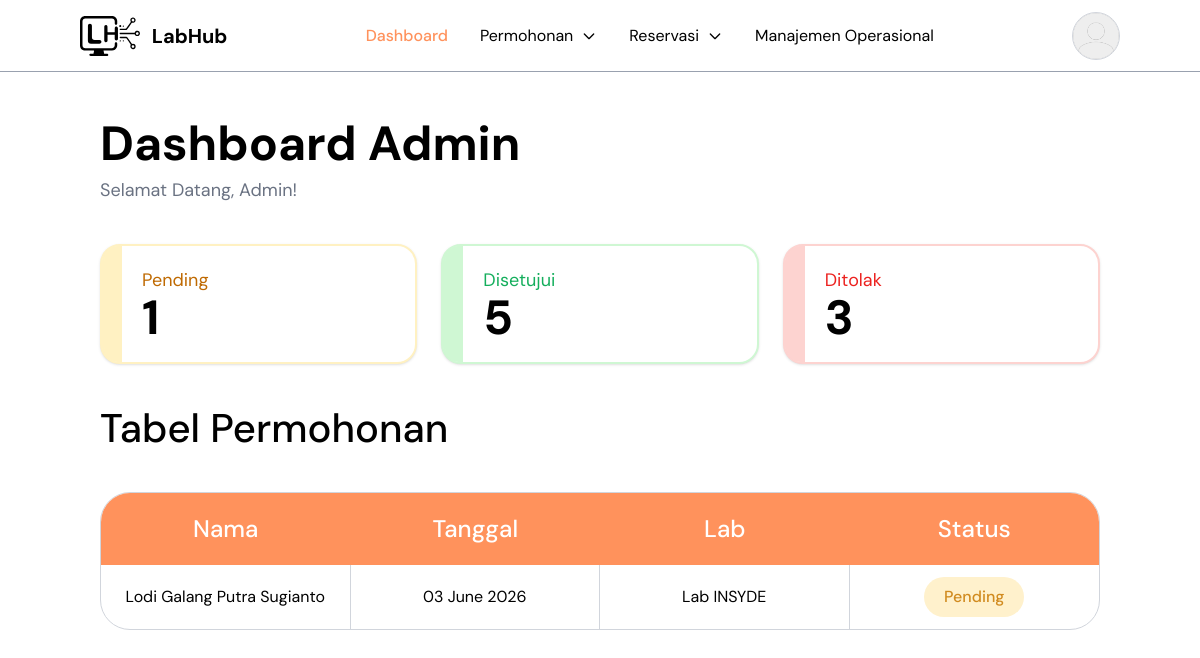
The app's page /admin/index.php (signed in) with its own data.
### tables this page shows
CREATE TABLE `reservasi` (
  `id` int NOT NULL,
  `user_id` int NOT NULL,
  `jadwal_id` int NOT NULL,
  `kode_reservasi` varchar(100) DEFAULT NULL,
  `dosen_penanggung_jawab` varchar(100) NOT NULL,
  `kontak` varchar(30) NOT NULL,
  `keperluan` text NOT NULL,
  `berkas` varchar(255) DEFAULT NULL,
  `status` enum('Pending','Disetujui','Ditolak','Dibatalkan','Belum Ambil Kunci','Sedang Berlangsung','Selesai','Tidak Hadir') DEFAULT 'Pending',
  `created_at` timestamp NULL DEFAULT CURRENT_TIMESTAMP,
  `alasan_pembatalan` text,
  `email_h1_dikirim` datetime DEFAULT NULL
);

CREATE TABLE `users` (
  `id` int NOT NULL,
  `nama` varchar(100) NOT NULL,
  `email` varchar(100) NOT NULL,
  `password` varchar(255) NOT NULL,
  `foto_profile` varchar(255) DEFAULT NULL,
  `role` enum('user','admin') NOT NULL DEFAULT 'user',
  `status` enum('mahasiswa','dosen') NOT NULL,
  `npm` varchar(20) DEFAULT NULL,
  `program_studi_id` int DEFAULT NULL,
  `created_at` timestamp NULL DEFAULT CURRENT_TIMESTAMP,
  `reset_otp` varchar(10) DEFAULT NULL,
  `reset_otp_expired` datetime DEFAULT NULL,
  `reset_token` varchar(255) DEFAULT NULL
);

CREATE TABLE `jadwal` (
  `id` int NOT NULL,
  `lab_id` int NOT NULL,
  `tanggal` date NOT NULL,
  `sesi` varchar(50) NOT NULL,
  `jam_mulai` time NOT NULL,
  `jam_selesai` time NOT NULL,
  `created_at` timestamp NULL DEFAULT CURRENT_TIMESTAMP
);

CREATE TABLE `labs` (
  `id` int NOT NULL,
  `nama_lab` varchar(100) NOT NULL,
  `kode_lab` varchar(10) NOT NULL,
  `kategori` varchar(100) DEFAULT NULL,
  `lokasi` varchar(100) DEFAULT NULL,
  `luas` int DEFAULT NULL,
  `kapasitas` int DEFAULT '0',
  `fasilitas` text,
  `deskripsi` text,
  `gambar` varchar(255) DEFAULT NULL,
  `jam_buka` time NOT NULL,
  `jam_tutup` time NOT NULL,
  `status` enum('Tersedia','Perbaikan','Non-aktif') DEFAULT 'Tersedia',
  `created_at` timestamp NULL DEFAULT CURRENT_TIMESTAMP,
  `slug` varchar(255) DEFAULT NULL
);

### admin/pages/dashboard.php (the view, shortened to what this page needs)
<?php
include __DIR__ . '/../../config/config.php';
$qPending =
    mysqli_query(
        $conn,
        "SELECT COUNT(*) total
        FROM reservasi
        WHERE status = 'Pending'"
    );
$pending =
    mysqli_fetch_assoc(
        $qPending
    )['total'];
$qDisetujui =
    mysqli_query(
        $conn,
        "SELECT COUNT(*) total
        FROM reservasi
        WHERE status IN (
            'Disetujui',
            'Selesai',
            'Belum Ambil Kunci',
            'Sedang Berlangsung',
            'Tidak Hadir'
        )"
    );
$disetujui =
    mysqli_fetch_assoc(
        $qDisetujui
    )['total'];
$qDitolak =
    mysqli_query(
        $conn,
        "SELECT COUNT(*) total
        FROM reservasi
        WHERE status IN (
            'Ditolak',
            'Dibatalkan'
        )"
    );
$ditolak =
    mysqli_fetch_assoc(
        $qDitolak
    )['total'];
$qReservasi =
    mysqli_query(
        $conn,
        "SELECT
            reservasi.id,
            users.nama,
            jadwal.tanggal,
            labs.nama_lab,
            reservasi.status
        FROM reservasi
        JOIN users
        ON reservasi.user_id = users.id
        JOIN jadwal
        ON reservasi.jadwal_id = jadwal.id
        JOIN labs
        ON jadwal.lab_id = labs.id
        WHERE reservasi.status = 'Pending'
        ORDER BY reservasi.created_at DESC
        LIMIT 5"
    );
$stats = [
    [
        'title' => 'Pending',
        'value' => $pending,
        'text' => 'text-[#BF6A02]',
        'border' => 'border-[#FFF1C2]',
        'background' => 'bg-[#FFF1C2]'
    ],
    [
        'title' => 'Disetujui',
        'value' => $disetujui,
        'text' => 'text-[#14AE5C]',
        'border' => 'border-[#CFF7D3]',
        'background' => 'bg-[#CFF7D3]'
    ],
    [
        'title' => 'Ditolak',
        'value' => $ditolak,
        'text' => 'text-[#EC221F]',
        'border' => 'border-[#FDD3D0]',
        'background' => 'bg-[#FDD3D0]'
    ]
];
?>
<section class="mt-20 px-5 sm:px-15 md:px-25 min-h-screen py-10">
    <div class="
        flex
        flex-col
        gap-2
        mb-10
    ">
        <h1 class="text-4xl md:text-5xl xl:text-6xl font-bold">
            Dashboard Admin
        </h1>
        <p class="text-sm
                sm:text-base
                lg:text-lg
            text-gray-500
        ">
            Selamat Datang,
            <?= htmlspecialchars(
                $_SESSION['nama']
            ) ?>!
        </p>
    </div>
    <div class="
    grid
    md:grid-cols-3
    gap-6
    mb-10
">
        <?php foreach (
            $stats
            as $stat
        ):
            include __DIR__ .
                '/../../components/card_statistik.php';
        endforeach; ?>
    </div>
    <h2 class="font-medium text-2xl sm:text-3xl lg:text-[40px] mb-10">Tabel Permohonan</h2>
    <div class="
    border
    border-gray-300
    rounded-[30px]
    overflow-hidden
    bg-white
">
        <div class="hidden md:block">
            <div class="
            grid
            grid-cols-4
            bg-[#FF925C]
            text-white
            font-medium
        ">
                <div class="py-5 text-center text-2xl">
                    Nama
                </div>
                <div class="py-5 text-center text-2xl">
                    Tanggal
                </div>
                <div class="py-5 text-center text-2xl">
                    Lab
                </div>
                <div class="py-5 text-center text-2xl">
                    Status
                </div>
            </div>
            <div class="
            divide-y
            divide-gray-300
            text-center
        ">
                <?php if (
                    mysqli_num_rows($qReservasi) > 0
                ): ?>
                    <?php mysqli_data_seek($qReservasi, 0); ?>
                    <?php while (
                        $row =
                        mysqli_fetch_assoc(
                            $qReservasi
                        )
                    ): ?>
                        <div class="
                    grid
                    grid-cols-4
                ">
                            <div class="
                        py-5
                        px-4
                        border-r
                        border-gray-300
                        flex
                        items-center
                        justify-center
                    ">
                                <?= htmlspecialchars($row['nama']) ?>
                            </div>
                            <div class="
                        py-5
                        px-4
                        border-r
                        border-gray-300
                        flex
                        items-center
                        justify-center
                    ">
                                <?= date(
                                    'd F Y',
                                    strtotime($row['tanggal'])
                                ) ?>
                            </div>
                            <div class="
                        py-5
                        px-4
                        border-r
                        border-gray-300
                        flex
                        items-center
                        justify-center
                    ">
                                <?= htmlspecialchars(
                                    $row['nama_lab']
                                ) ?>
                            </div>
                            <div class="
                        flex
                        items-center
                        justify-center
                    ">
                                <span class="
                            px-5
                            py-2
                            rounded-full
                            bg-[#FFF1CC]
                            text-[#D18B1F]
                            font-medium
                        ">
                                    <?= $row['status'] ?>
                                </span>
                            </div>
                        </div>
                    <?php endwhile; ?>
                <?php endif; ?>
            </div>
        </div>
    </div>
</section>

### records on screen
reservasi: user.nama "Lodi Galang Putra Sugianto", jadwal.tanggal "03 June 2026", labs.nama_lab "Lab INSYDE", status "Pending"

### other values on screen
$_SESSION['nama'] "Admin"
$title "Pending"
$value "1"
$title "Disetujui"
$value "5"
$title "Ditolak"
$value "3"
